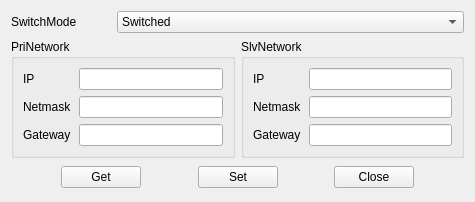
<?xml version="1.0" encoding="UTF-8"?>
<ui version="4.0">
 <class>DevSetting_SetIP</class>
 <widget class="QWidget" name="DevSetting_SetIP">
  <property name="geometry">
   <rect>
    <x>0</x>
    <y>0</y>
    <width>475</width>
    <height>202</height>
   </rect>
  </property>
  <property name="windowTitle">
   <string>Ip Set Form</string>
  </property>
  <layout class="QVBoxLayout" name="verticalLayout">
   <item>
    <layout class="QHBoxLayout" name="horizontalLayout">
     <item>
      <widget class="QLabel" name="label_9">
       <property name="minimumSize">
        <size>
         <width>100</width>
         <height>0</height>
        </size>
       </property>
       <property name="maximumSize">
        <size>
         <width>100</width>
         <height>16777215</height>
        </size>
       </property>
       <property name="text">
        <string>SwitchMode</string>
       </property>
      </widget>
     </item>
     <item>
      <widget class="QComboBox" name="comboBox">
       <item>
        <property name="text">
         <string>Switched</string>
        </property>
       </item>
       <item>
        <property name="text">
         <string>Redundant</string>
        </property>
       </item>
      </widget>
     </item>
    </layout>
   </item>
   <item>
    <layout class="QHBoxLayout" name="horizontalLayout_3">
     <item>
      <widget class="QGroupBox" name="groupBox">
       <property name="title">
        <string>PriNetwork</string>
       </property>
       <layout class="QFormLayout" name="formLayout">
        <item row="0" column="0">
         <widget class="QLabel" name="label">
          <property name="minimumSize">
           <size>
            <width>50</width>
            <height>0</height>
           </size>
          </property>
          <property name="maximumSize">
           <size>
            <width>50</width>
            <height>16777215</height>
           </size>
          </property>
          <property name="text">
           <string>IP</string>
          </property>
         </widget>
        </item>
        <item row="0" column="1">
         <widget class="QLineEdit" name="lineEdit"/>
        </item>
        <item row="1" column="0">
         <widget class="QLabel" name="label_2">
          <property name="text">
           <string>Netmask</string>
          </property>
         </widget>
        </item>
        <item row="1" column="1">
         <widget class="QLineEdit" name="lineEdit_2"/>
        </item>
        <item row="2" column="0">
         <widget class="QLabel" name="label_3">
          <property name="text">
           <string>Gateway</string>
          </property>
         </widget>
        </item>
        <item row="2" column="1">
         <widget class="QLineEdit" name="lineEdit_3"/>
        </item>
       </layout>
      </widget>
     </item>
     <item>
      <widget class="QGroupBox" name="groupBox_2">
       <property name="title">
        <string>SlvNetwork</string>
       </property>
       <layout class="QFormLayout" name="formLayout_2">
        <item row="0" column="0">
         <widget class="QLabel" name="label_5">
          <property name="minimumSize">
           <size>
            <width>50</width>
            <height>0</height>
           </size>
          </property>
          <property name="maximumSize">
           <size>
            <width>50</width>
            <height>16777215</height>
           </size>
          </property>
          <property name="text">
           <string>IP</string>
          </property>
         </widget>
        </item>
        <item row="0" column="1">
         <widget class="QLineEdit" name="lineEdit_6"/>
        </item>
        <item row="1" column="0">
         <widget class="QLabel" name="label_7">
          <property name="text">
           <string>Netmask</string>
          </property>
         </widget>
        </item>
        <item row="1" column="1">
         <widget class="QLineEdit" name="lineEdit_5"/>
        </item>
        <item row="2" column="0">
         <widget class="QLabel" name="label_8">
          <property name="text">
           <string>Gateway</string>
          </property>
         </widget>
        </item>
        <item row="2" column="1">
         <widget class="QLineEdit" name="lineEdit_4"/>
        </item>
       </layout>
      </widget>
     </item>
    </layout>
   </item>
   <item>
    <spacer name="verticalSpacer_2">
     <property name="orientation">
      <enum>Qt::Vertical</enum>
     </property>
     <property name="sizeHint" stdset="0">
      <size>
       <width>20</width>
       <height>40</height>
      </size>
     </property>
    </spacer>
   </item>
   <item>
    <layout class="QHBoxLayout" name="horizontalLayout_4">
     <item>
      <spacer name="horizontalSpacer_3">
       <property name="orientation">
        <enum>Qt::Horizontal</enum>
       </property>
       <property name="sizeHint" stdset="0">
        <size>
         <width>40</width>
         <height>20</height>
        </size>
       </property>
      </spacer>
     </item>
     <item>
      <widget class="QPushButton" name="btnGetIp">
       <property name="text">
        <string>Get</string>
       </property>
      </widget>
     </item>
     <item>
      <spacer name="horizontalSpacer">
       <property name="orientation">
        <enum>Qt::Horizontal</enum>
       </property>
       <property name="sizeHint" stdset="0">
        <size>
         <width>40</width>
         <height>20</height>
        </size>
       </property>
      </spacer>
     </item>
     <item>
      <widget class="QPushButton" name="btnSetIp">
       <property name="text">
        <string>Set</string>
       </property>
      </widget>
     </item>
     <item>
      <spacer name="horizontalSpacer_2">
       <property name="orientation">
        <enum>Qt::Horizontal</enum>
       </property>
       <property name="sizeHint" stdset="0">
        <size>
         <width>40</width>
         <height>20</height>
        </size>
       </property>
      </spacer>
     </item>
     <item>
      <widget class="QPushButton" name="btnClose">
       <property name="text">
        <string>Close</string>
       </property>
      </widget>
     </item>
     <item>
      <spacer name="horizontalSpacer_4">
       <property name="orientation">
        <enum>Qt::Horizontal</enum>
       </property>
       <property name="sizeHint" stdset="0">
        <size>
         <width>40</width>
         <height>20</height>
        </size>
       </property>
      </spacer>
     </item>
    </layout>
   </item>
   <item>
    <spacer name="verticalSpacer">
     <property name="orientation">
      <enum>Qt::Vertical</enum>
     </property>
     <property name="sizeHint" stdset="0">
      <size>
       <width>20</width>
       <height>40</height>
      </size>
     </property>
    </spacer>
   </item>
  </layout>
 </widget>
 <resources/>
 <connections/>
</ui>
